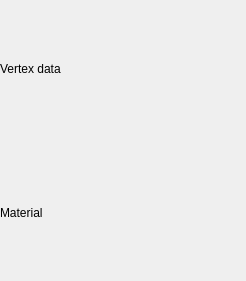
<?xml version="1.0" encoding="UTF-8"?>
<ui version="4.0">
 <class>MeshWidget</class>
 <widget class="QWidget" name="MeshWidget">
  <property name="geometry">
   <rect>
    <x>0</x>
    <y>0</y>
    <width>246</width>
    <height>281</height>
   </rect>
  </property>
  <property name="windowTitle">
   <string>Form</string>
  </property>
  <property name="locale">
   <locale language="English" country="UnitedStates"/>
  </property>
  <layout class="QVBoxLayout" name="verticalLayout">
   <property name="leftMargin">
    <number>0</number>
   </property>
   <property name="topMargin">
    <number>0</number>
   </property>
   <property name="rightMargin">
    <number>0</number>
   </property>
   <property name="bottomMargin">
    <number>0</number>
   </property>
   <item>
    <layout class="QVBoxLayout" name="vertexDataLayout">
     <item>
      <widget class="QLabel" name="vertexDataLabel">
       <property name="text">
        <string>Vertex data</string>
       </property>
      </widget>
     </item>
    </layout>
   </item>
   <item>
    <layout class="QVBoxLayout" name="materialLayout">
     <item>
      <widget class="QLabel" name="materialLabel">
       <property name="text">
        <string>Material</string>
       </property>
      </widget>
     </item>
    </layout>
   </item>
  </layout>
 </widget>
 <resources/>
 <connections/>
</ui>
